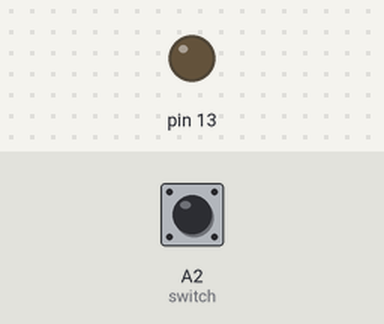
A sketch run on a simulated Arduino Uno, built with avr-gcc and run on an emulated ATmega328P. Shown: output pins drawn as LEDs (lit = HIGH). The test bench sets the inputs (shaded band); at power-on: A2 (switch) HIGH.

Above: at 1.2 s.
1.3 s: A2 (switch) pulled LOW for 0.15 s
At 1.37 s:
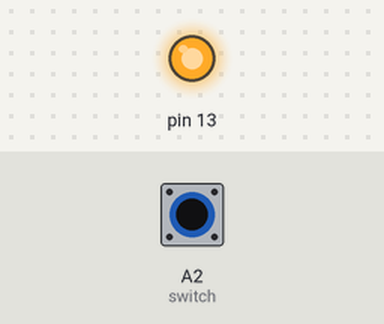
2.9 s: A2 (switch) pulled LOW for 3.2 s
At 6.4 s:
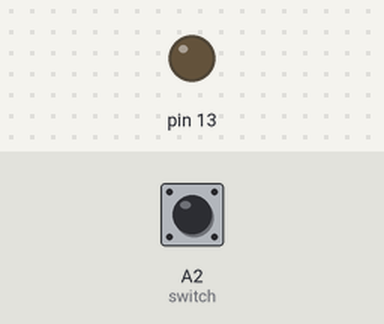
Timing chart, 0 to 7.9 s (numbered marks = the images above; inputs shaded):
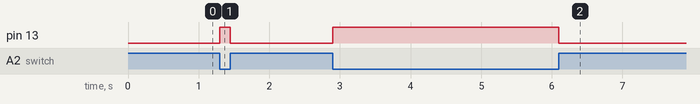

Measured:
- after the input at 1.3 s, pin 13: LOW → HIGH at once, → LOW 0.15 s later
- after the input at 2.9 s, pin 13: LOW → HIGH at once, → LOW 3.2 s later

The sketch:

Week8_UnusualSwitch.ino
```cpp
void setup() {
  pinMode(13, OUTPUT);
  pinMode(A2, INPUT_PULLUP);
}

void loop() {
  int elbowState = digitalRead(A2);  //reads the switch

  if (elbowState == LOW) {
    digitalWrite(13, HIGH);   //elbow bent, pads touch, LED on
  } else {
    digitalWrite(13, LOW);    //elbow straight, pads apart, LED off
  }
}
```
